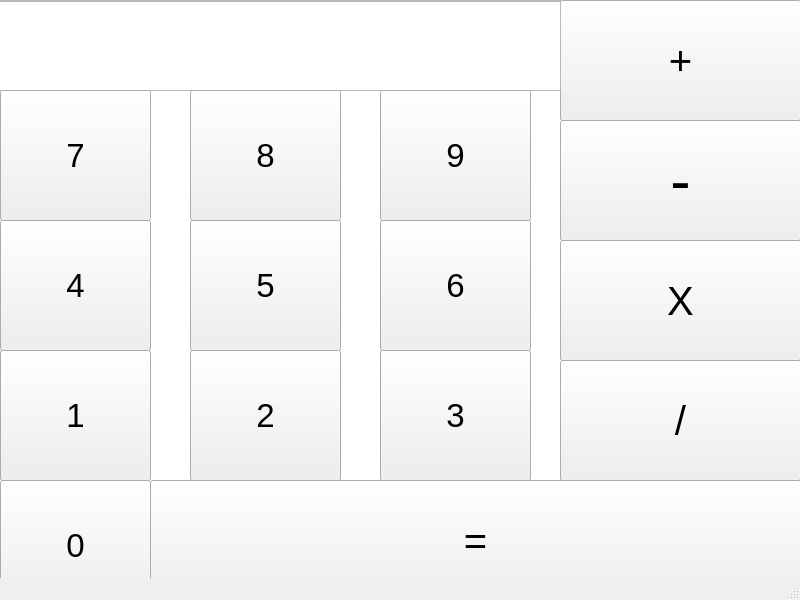
<?xml version="1.0" encoding="UTF-8"?>
<ui version="4.0">
 <class>MainWindow</class>
 <widget class="QMainWindow" name="MainWindow">
  <property name="geometry">
   <rect>
    <x>0</x>
    <y>0</y>
    <width>800</width>
    <height>600</height>
   </rect>
  </property>
  <property name="windowTitle">
   <string>MainWindow</string>
  </property>
  <widget class="QWidget" name="centralwidget">
   <widget class="QColumnView" name="columnView">
    <property name="geometry">
     <rect>
      <x>-5</x>
      <y>1</y>
      <width>811</width>
      <height>581</height>
     </rect>
    </property>
   </widget>
   <widget class="QPushButton" name="pushButton">
    <property name="geometry">
     <rect>
      <x>560</x>
      <y>0</y>
      <width>241</width>
      <height>121</height>
     </rect>
    </property>
    <property name="font">
     <font>
      <pointsize>30</pointsize>
     </font>
    </property>
    <property name="text">
     <string>+</string>
    </property>
   </widget>
   <widget class="QPushButton" name="pushButton_2">
    <property name="geometry">
     <rect>
      <x>560</x>
      <y>120</y>
      <width>241</width>
      <height>121</height>
     </rect>
    </property>
    <property name="font">
     <font>
      <pointsize>46</pointsize>
     </font>
    </property>
    <property name="text">
     <string>-</string>
    </property>
   </widget>
   <widget class="QPushButton" name="pushButton_3">
    <property name="geometry">
     <rect>
      <x>560</x>
      <y>240</y>
      <width>241</width>
      <height>121</height>
     </rect>
    </property>
    <property name="font">
     <font>
      <pointsize>30</pointsize>
     </font>
    </property>
    <property name="text">
     <string>X</string>
    </property>
   </widget>
   <widget class="QPushButton" name="pushButton_4">
    <property name="geometry">
     <rect>
      <x>560</x>
      <y>360</y>
      <width>241</width>
      <height>121</height>
     </rect>
    </property>
    <property name="font">
     <font>
      <pointsize>30</pointsize>
     </font>
    </property>
    <property name="text">
     <string>/</string>
    </property>
   </widget>
   <widget class="QPushButton" name="pushButton_5">
    <property name="geometry">
     <rect>
      <x>150</x>
      <y>480</y>
      <width>651</width>
      <height>121</height>
     </rect>
    </property>
    <property name="font">
     <font>
      <pointsize>30</pointsize>
     </font>
    </property>
    <property name="text">
     <string>=</string>
    </property>
   </widget>
   <widget class="QFrame" name="frame">
    <property name="geometry">
     <rect>
      <x>-10</x>
      <y>0</y>
      <width>571</width>
      <height>91</height>
     </rect>
    </property>
    <property name="frameShape">
     <enum>QFrame::StyledPanel</enum>
    </property>
    <property name="frameShadow">
     <enum>QFrame::Raised</enum>
    </property>
   </widget>
   <widget class="QPushButton" name="pushButton_6">
    <property name="geometry">
     <rect>
      <x>0</x>
      <y>90</y>
      <width>151</width>
      <height>131</height>
     </rect>
    </property>
    <property name="font">
     <font>
      <pointsize>25</pointsize>
     </font>
    </property>
    <property name="text">
     <string>7</string>
    </property>
   </widget>
   <widget class="QPushButton" name="pushButton_9">
    <property name="geometry">
     <rect>
      <x>0</x>
      <y>220</y>
      <width>151</width>
      <height>131</height>
     </rect>
    </property>
    <property name="font">
     <font>
      <pointsize>25</pointsize>
     </font>
    </property>
    <property name="text">
     <string>4</string>
    </property>
   </widget>
   <widget class="QPushButton" name="pushButton_10">
    <property name="geometry">
     <rect>
      <x>0</x>
      <y>350</y>
      <width>151</width>
      <height>131</height>
     </rect>
    </property>
    <property name="font">
     <font>
      <pointsize>25</pointsize>
     </font>
    </property>
    <property name="text">
     <string>1</string>
    </property>
   </widget>
   <widget class="QPushButton" name="pushButton_7">
    <property name="geometry">
     <rect>
      <x>190</x>
      <y>90</y>
      <width>151</width>
      <height>131</height>
     </rect>
    </property>
    <property name="font">
     <font>
      <pointsize>25</pointsize>
     </font>
    </property>
    <property name="text">
     <string>8</string>
    </property>
   </widget>
   <widget class="QPushButton" name="pushButton_8">
    <property name="geometry">
     <rect>
      <x>380</x>
      <y>90</y>
      <width>151</width>
      <height>131</height>
     </rect>
    </property>
    <property name="font">
     <font>
      <pointsize>25</pointsize>
     </font>
    </property>
    <property name="text">
     <string>9</string>
    </property>
   </widget>
   <widget class="QPushButton" name="pushButton_11">
    <property name="geometry">
     <rect>
      <x>190</x>
      <y>220</y>
      <width>151</width>
      <height>131</height>
     </rect>
    </property>
    <property name="font">
     <font>
      <pointsize>25</pointsize>
     </font>
    </property>
    <property name="text">
     <string>5</string>
    </property>
   </widget>
   <widget class="QPushButton" name="pushButton_12">
    <property name="geometry">
     <rect>
      <x>380</x>
      <y>220</y>
      <width>151</width>
      <height>131</height>
     </rect>
    </property>
    <property name="font">
     <font>
      <pointsize>25</pointsize>
     </font>
    </property>
    <property name="text">
     <string>6</string>
    </property>
   </widget>
   <widget class="QPushButton" name="pushButton_13">
    <property name="geometry">
     <rect>
      <x>190</x>
      <y>350</y>
      <width>151</width>
      <height>131</height>
     </rect>
    </property>
    <property name="font">
     <font>
      <pointsize>25</pointsize>
     </font>
    </property>
    <property name="text">
     <string>2</string>
    </property>
   </widget>
   <widget class="QPushButton" name="pushButton_14">
    <property name="geometry">
     <rect>
      <x>380</x>
      <y>350</y>
      <width>151</width>
      <height>131</height>
     </rect>
    </property>
    <property name="font">
     <font>
      <pointsize>25</pointsize>
     </font>
    </property>
    <property name="text">
     <string>3</string>
    </property>
   </widget>
   <widget class="QPushButton" name="pushButton_15">
    <property name="geometry">
     <rect>
      <x>0</x>
      <y>480</y>
      <width>151</width>
      <height>131</height>
     </rect>
    </property>
    <property name="font">
     <font>
      <pointsize>25</pointsize>
     </font>
    </property>
    <property name="text">
     <string>0</string>
    </property>
    <property name="autoDefault">
     <bool>false</bool>
    </property>
   </widget>
  </widget>
  <widget class="QStatusBar" name="statusbar"/>
 </widget>
 <resources/>
 <connections/>
</ui>
